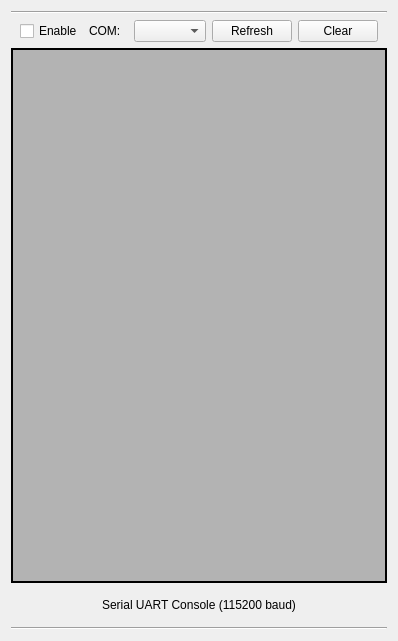
         <widget class="QWidget" name="consolePage">
          <property name="geometry">
           <rect>
            <x>0</x>
            <y>0</y>
            <width>398</width>
            <height>641</height>
           </rect>
          </property>
          <property name="maximumSize">
           <size>
            <width>16777215</width>
            <height>16777215</height>
           </size>
          </property>
          <attribute name="icon">
           <iconset>
            <normaloff>img/console.png</normaloff>img/console.png</iconset>
          </attribute>
          <attribute name="label">
           <string>Console</string>
          </attribute>
          <layout class="QVBoxLayout" name="verticalLayout_12">
           <item>
            <widget class="Line" name="line_7">
             <property name="orientation">
              <enum>Qt::Horizontal</enum>
             </property>
            </widget>
           </item>
           <item>
            <widget class="QWidget" name="widget_7" native="true">
             <property name="font">
              <font>
               <weight>50</weight>
               <bold>false</bold>
              </font>
             </property>
             <layout class="QVBoxLayout" name="verticalLayout_16">
              <property name="spacing">
               <number>6</number>
              </property>
              <property name="leftMargin">
               <number>0</number>
              </property>
              <property name="topMargin">
               <number>0</number>
              </property>
              <property name="rightMargin">
               <number>0</number>
              </property>
              <property name="bottomMargin">
               <number>0</number>
              </property>
              <item>
               <widget class="QWidget" name="widget_8" native="true">
                <layout class="QHBoxLayout" name="horizontalLayout_15">
                 <property name="topMargin">
                  <number>0</number>
                 </property>
                 <property name="bottomMargin">
                  <number>0</number>
                 </property>
                 <item>
                  <widget class="QCheckBox" name="enableConsoleCheckBox">
                   <property name="text">
                    <string>Enable</string>
                   </property>
                  </widget>
                 </item>
                 <item>
                  <widget class="QLabel" name="label_11">
                   <property name="text">
                    <string>COM:</string>
                   </property>
                  </widget>
                 </item>
                 <item>
                  <widget class="QComboBox" name="serialConsoleComboBox"/>
                 </item>
                 <item>
                  <widget class="QPushButton" name="refreshSerialButton2">
                   <property name="text">
                    <string>Refresh</string>
                   </property>
                  </widget>
                 </item>
                 <item>
                  <widget class="QPushButton" name="clearConsoleButton">
                   <property name="text">
                    <string>Clear</string>
                   </property>
                  </widget>
                 </item>
                </layout>
               </widget>
              </item>
              <item>
               <widget class="QTextEdit" name="consoleTextEdit">
                <property name="minimumSize">
                 <size>
                  <width>0</width>
                  <height>230</height>
                 </size>
                </property>
                <property name="font">
                 <font>
                  <pointsize>10</pointsize>
                 </font>
                </property>
                <property name="autoFillBackground">
                 <bool>false</bool>
                </property>
                <property name="styleSheet">
                 <string notr="true">background-color: rgb(179, 179, 179);</string>
                </property>
                <property name="frameShape">
                 <enum>QFrame::WinPanel</enum>
                </property>
                <property name="frameShadow">
                 <enum>QFrame::Plain</enum>
                </property>
                <property name="undoRedoEnabled">
                 <bool>false</bool>
                </property>
                <property name="readOnly">
                 <bool>true</bool>
                </property>
                <property name="html">
                 <string>&lt;!DOCTYPE HTML PUBLIC &quot;-//W3C//DTD HTML 4.0//EN&quot; &quot;http://www.w3.org/TR/REC-html40/strict.dtd&quot;&gt;
&lt;html&gt;&lt;head&gt;&lt;meta name=&quot;qrichtext&quot; content=&quot;1&quot; /&gt;&lt;style type=&quot;text/css&quot;&gt;
p, li { white-space: pre-wrap; }
&lt;/style&gt;&lt;/head&gt;&lt;body style=&quot; font-family:'Sans Serif'; font-size:10pt; font-weight:400; font-style:normal;&quot;&gt;
&lt;p align=&quot;justify&quot; style=&quot;-qt-paragraph-type:empty; margin-top:0px; margin-bottom:0px; margin-left:0px; margin-right:0px; -qt-block-indent:0; text-indent:0px; font-family:'MS Shell Dlg 2'; font-size:8pt;&quot;&gt;&lt;br /&gt;&lt;/p&gt;&lt;/body&gt;&lt;/html&gt;</string>
                </property>
                <property name="acceptRichText">
                 <bool>true</bool>
                </property>
                <property name="textInteractionFlags">
                 <set>Qt::TextSelectableByKeyboard|Qt::TextSelectableByMouse</set>
                </property>
               </widget>
              </item>
              <item>
               <widget class="QWidget" name="widget_10" native="true">
                <layout class="QVBoxLayout" name="verticalLayout_17">
                 <item>
                  <widget class="QLabel" name="label_12">
                   <property name="frameShape">
                    <enum>QFrame::NoFrame</enum>
                   </property>
                   <property name="text">
                    <string>Serial UART Console (115200 baud)</string>
                   </property>
                   <property name="alignment">
                    <set>Qt::AlignCenter</set>
                   </property>
                  </widget>
                 </item>
                </layout>
               </widget>
              </item>
              <item>
               <widget class="Line" name="line_6">
                <property name="orientation">
                 <enum>Qt::Horizontal</enum>
                </property>
               </widget>
              </item>
             </layout>
            </widget>
           </item>
          </layout>
         </widget>
